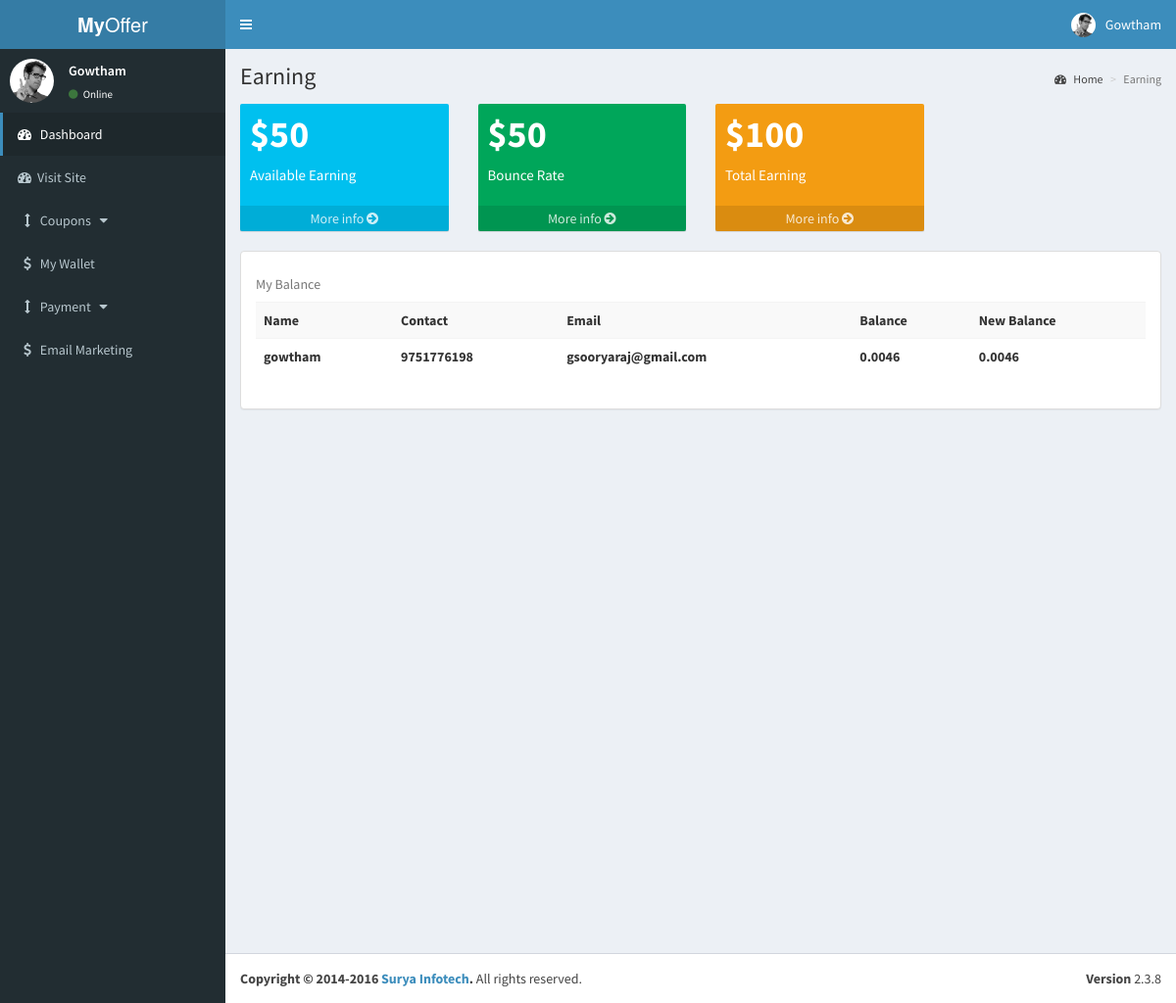
The app's page /company/balance.php (signed in) with its own data.
### tables this page shows
CREATE TABLE `users` (
  `id` int(11) NOT NULL,
  `fname` varchar(100) NOT NULL,
  `lname` varchar(100) NOT NULL,
  `email` varchar(100) NOT NULL,
  `password` varchar(50) NOT NULL,
  `phone` varchar(20) NOT NULL,
  `balance` varchar(50) NOT NULL DEFAULT '',
  `new_balance` varchar(50) NOT NULL DEFAULT '',
  `createdAt` datetime NOT NULL DEFAULT CURRENT_TIMESTAMP,
  `isdeleted` varchar(10) NOT NULL DEFAULT '0',
  `role` double NOT NULL DEFAULT '1'
);

### company/balance.php (the view, shortened to what this page needs)
<?php
include "header.php";
include "sidebar.php";
   $id=$_SESSION['id'];
    $qry="SELECT * FROM users WHERE id = '$id'";
	?>
	 <div class="content-wrapper">
    <section class="content-header">
      <h1>
        Earning
      </h1>
      <ol class="breadcrumb">
        <li><a href="#"><i class="fa fa-dashboard"></i> Home</a></li>
        <li class="active">Earning</li>
      </ol>
    </section>
	<section class="content" style="min-height:500px;">
      <div class="row">
        <div class="col-lg-3 col-xs-6">
          <div class="small-box bg-aqua">
            <div class="inner">
              <h3>$50</h3>
              <p>Available Earning</p>
            </div>
            <a href="#" class="small-box-footer">More info <i class="fa fa-arrow-circle-right"></i></a>
          </div>
        </div>
        <div class="col-lg-3 col-xs-6">
          <div class="small-box bg-green">
            <div class="inner">
              <h3>$50<sup style="font-size: 20px"></sup></h3>
              <p>Bounce Rate</p>
            </div>
            <a href="#" class="small-box-footer">More info <i class="fa fa-arrow-circle-right"></i></a>
          </div>
        </div>
        <div class="col-lg-3 col-xs-6">
          <div class="small-box bg-yellow">
            <div class="inner">
              <h3>$100</h3>
              <p>Total Earning</p>
            </div>
            <a href="#" class="small-box-footer">More info <i class="fa fa-arrow-circle-right"></i></a>
          </div>
        </div>
        <div class="col-lg-3 col-xs-6">
        </div>
      </div>
	<div class="row">
        <div class="tab-content">
        <div class="tab-pane active" id="exam">
                  <div class="col-md-12 col-md-offset-0">
                          <div class="panel panel-default">
                            <div class="panel-body">
                            <div class="table-responsive" >
  <table class="table table-striped">
  	<caption>My Balance</caption>
  	<tr>
  		<th>Name</th>
  		<th>Contact</th>
      <th>Email</th>
  		<th>Balance</th>
  		<th>New Balance</th>
  	</tr>
  	<?php
    $rs1=mysqli_query($con,$qry);
  	while($res=mysqli_fetch_assoc($rs1))
    {
  		echo "<tr>";
  		echo "<th>".$res['fname']."</th>";
  		echo "<th>".$res['phone']."</th>";
      echo "<th>".$res['email']."</th>";
  		echo "<th>".$res['balance']."</th>";
  		echo "<th>".$res['new_balance']."</th>";
      echo "</tr>";
    }
	?>
	</table>
</div></div></div></div></div></div></div></section></div>
	<?php
    include "footer.php";
  	?>

### records on screen
users: fname "gowtham", phone "9751776198", email "gsooryaraj@gmail.com", balance "0.0046", new_balance "0.0046"

### other values on screen
$_SESSION['fname'] "Gowtham"
